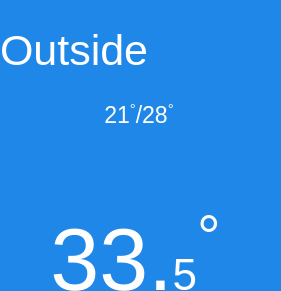
   <widget class="QFrame" name="exterior_frame">
    <property name="geometry">
     <rect>
      <x>230</x>
      <y>190</y>
      <width>281</width>
      <height>291</height>
     </rect>
    </property>
    <property name="sizePolicy">
     <sizepolicy hsizetype="Fixed" vsizetype="Fixed">
      <horstretch>0</horstretch>
      <verstretch>0</verstretch>
     </sizepolicy>
    </property>
    <property name="maximumSize">
     <size>
      <width>1000</width>
      <height>1000</height>
     </size>
    </property>
    <property name="baseSize">
     <size>
      <width>281</width>
      <height>251</height>
     </size>
    </property>
    <property name="styleSheet">
     <string notr="true"/>
    </property>
    <property name="frameShape">
     <enum>QFrame::StyledPanel</enum>
    </property>
    <property name="frameShadow">
     <enum>QFrame::Plain</enum>
    </property>
    <property name="midLineWidth">
     <number>2</number>
    </property>
    <widget class="QLabel" name="exterior_title">
     <property name="geometry">
      <rect>
       <x>0</x>
       <y>-10</y>
       <width>241</width>
       <height>121</height>
      </rect>
     </property>
     <property name="font">
      <font>
       <pointsize>32</pointsize>
       <weight>50</weight>
       <bold>false</bold>
       <kerning>true</kerning>
      </font>
     </property>
     <property name="autoFillBackground">
      <bool>false</bool>
     </property>
     <property name="styleSheet">
      <string notr="true">QLabel{background-color: transparent;color: white}</string>
     </property>
     <property name="frameShadow">
      <enum>QFrame::Plain</enum>
     </property>
     <property name="text">
      <string>Outside</string>
     </property>
     <property name="textFormat">
      <enum>Qt::AutoText</enum>
     </property>
     <property name="scaledContents">
      <bool>false</bool>
     </property>
    </widget>
    <widget class="FadingImage" name="exterior_background">
     <property name="geometry">
      <rect>
       <x>0</x>
       <y>0</y>
       <width>281</width>
       <height>291</height>
      </rect>
     </property>
     <property name="currentIndex">
      <number>0</number>
     </property>
     <widget class="QWidget" name="page_0">
      <property name="styleSheet">
       <string notr="true">background-color: rgba(30, 135, 232, 255)</string>
      </property>
      <widget class="QLabel" name="ext_bgr_0">
       <property name="geometry">
        <rect>
         <x>0</x>
         <y>0</y>
         <width>281</width>
         <height>291</height>
        </rect>
       </property>
       <property name="text">
        <string/>
       </property>
       <property name="pixmap">
        <pixmap>../../assets/weather_bgrs/valentin-muller-bWtd1ZyEy6w-unsplash.jpg</pixmap>
       </property>
       <property name="scaledContents">
        <bool>true</bool>
       </property>
      </widget>
     </widget>
     <widget class="QWidget" name="page_1">
      <property name="styleSheet">
       <string notr="true">background-color: rgba(30, 135, 232, 255)</string>
      </property>
      <widget class="QLabel" name="ext_bgr_1">
       <property name="geometry">
        <rect>
         <x>0</x>
         <y>0</y>
         <width>281</width>
         <height>291</height>
        </rect>
       </property>
       <property name="text">
        <string/>
       </property>
       <property name="scaledContents">
        <bool>true</bool>
       </property>
      </widget>
     </widget>
    </widget>
    <widget class="QWidget" name="gridLayoutWidget_4">
     <property name="geometry">
      <rect>
       <x>0</x>
       <y>80</y>
       <width>281</width>
       <height>71</height>
      </rect>
     </property>
     <layout class="QGridLayout" name="exterior_current_day_forecast_grid" columnstretch="1,2,1" columnminimumwidth="0,80,0">
      <property name="leftMargin">
       <number>2</number>
      </property>
      <property name="rightMargin">
       <number>0</number>
      </property>
      <property name="bottomMargin">
       <number>0</number>
      </property>
      <property name="horizontalSpacing">
       <number>4</number>
      </property>
      <item row="0" column="0" rowspan="2">
       <widget class="ClickableLabel" name="exterior_forecast_icon">
        <property name="sizePolicy">
         <sizepolicy hsizetype="Fixed" vsizetype="Fixed">
          <horstretch>1</horstretch>
          <verstretch>1</verstretch>
         </sizepolicy>
        </property>
        <property name="minimumSize">
         <size>
          <width>69</width>
          <height>69</height>
         </size>
        </property>
        <property name="maximumSize">
         <size>
          <width>512</width>
          <height>512</height>
         </size>
        </property>
        <property name="sizeIncrement">
         <size>
          <width>1</width>
          <height>1</height>
         </size>
        </property>
        <property name="baseSize">
         <size>
          <width>32</width>
          <height>32</height>
         </size>
        </property>
        <property name="accessibleName">
         <string notr="true"/>
        </property>
        <property name="accessibleDescription">
         <string notr="true"/>
        </property>
        <property name="layoutDirection">
         <enum>Qt::LeftToRight</enum>
        </property>
        <property name="styleSheet">
         <string notr="true">background-color:rgba(255, 255, 255, 0)</string>
        </property>
        <property name="text">
         <string/>
        </property>
        <property name="pixmap">
         <pixmap>../../../../../../resources/weather_icons/wi-day-cloudy_white.svg</pixmap>
        </property>
        <property name="scaledContents">
         <bool>false</bool>
        </property>
        <property name="alignment">
         <set>Qt::AlignCenter</set>
        </property>
       </widget>
      </item>
      <item row="0" column="1" rowspan="2">
       <widget class="QLabel" name="exterior_forecast_temps_value">
        <property name="sizePolicy">
         <sizepolicy hsizetype="Fixed" vsizetype="Fixed">
          <horstretch>0</horstretch>
          <verstretch>0</verstretch>
         </sizepolicy>
        </property>
        <property name="minimumSize">
         <size>
          <width>70</width>
          <height>0</height>
         </size>
        </property>
        <property name="font">
         <font>
          <pointsize>17</pointsize>
          <weight>50</weight>
          <bold>false</bold>
          <kerning>true</kerning>
         </font>
        </property>
        <property name="layoutDirection">
         <enum>Qt::LeftToRight</enum>
        </property>
        <property name="autoFillBackground">
         <bool>false</bool>
        </property>
        <property name="styleSheet">
         <string notr="true">QLabel{background-color: transparent;color: white}</string>
        </property>
        <property name="frameShape">
         <enum>QFrame::NoFrame</enum>
        </property>
        <property name="frameShadow">
         <enum>QFrame::Sunken</enum>
        </property>
        <property name="text">
         <string notr="true">&lt;html&gt;&lt;head/&gt;&lt;body&gt;&lt;p align=&quot;center&quot;&gt;&lt;span &gt;21&lt;/span&gt;&lt;span style=&quot;vertical-align:super;&quot;&gt;°&lt;/span&gt;&lt;span &gt;/&lt;/span&gt;&lt;span &gt;28&lt;/span&gt;&lt;span style=&quot; vertical-align:super;&quot;&gt;°&lt;/span&gt;&lt;/p&gt;&lt;/body&gt;&lt;/html&gt;</string>
        </property>
        <property name="textFormat">
         <enum>Qt::AutoText</enum>
        </property>
        <property name="scaledContents">
         <bool>false</bool>
        </property>
        <property name="alignment">
         <set>Qt::AlignLeading|Qt::AlignLeft|Qt::AlignVCenter</set>
        </property>
        <property name="indent">
         <number>-1</number>
        </property>
       </widget>
      </item>
      <item row="0" column="2">
       <spacer name="horizontalSpacer">
        <property name="orientation">
         <enum>Qt::Horizontal</enum>
        </property>
        <property name="sizeHint" stdset="0">
         <size>
          <width>40</width>
          <height>20</height>
         </size>
        </property>
       </spacer>
      </item>
     </layout>
    </widget>
    <widget class="QLabel" name="exterior_temp_value">
     <property name="geometry">
      <rect>
       <x>0</x>
       <y>150</y>
       <width>271</width>
       <height>161</height>
      </rect>
     </property>
     <property name="sizePolicy">
      <sizepolicy hsizetype="Preferred" vsizetype="Preferred">
       <horstretch>0</horstretch>
       <verstretch>0</verstretch>
      </sizepolicy>
     </property>
     <property name="minimumSize">
      <size>
       <width>180</width>
       <height>120</height>
      </size>
     </property>
     <property name="sizeIncrement">
      <size>
       <width>167</width>
       <height>179</height>
      </size>
     </property>
     <property name="baseSize">
      <size>
       <width>167</width>
       <height>169</height>
      </size>
     </property>
     <property name="font">
      <font>
       <pointsize>66</pointsize>
       <weight>50</weight>
       <bold>false</bold>
       <kerning>true</kerning>
      </font>
     </property>
     <property name="autoFillBackground">
      <bool>false</bool>
     </property>
     <property name="styleSheet">
      <string notr="true"/>
     </property>
     <property name="text">
      <string notr="true">&lt;html&gt;&lt;head/&gt;&lt;body&gt;&lt;p&gt;&lt;span style=&quot; color:#ffffff;&quot;&gt;33.&lt;/span&gt;&lt;span style=&quot; font-size:33pt; color:#ffffff;&quot;&gt;5&lt;/span&gt;&lt;span style=&quot; color:#ffffff; vertical-align:super;&quot;&gt;°&lt;/span&gt;&lt;/p&gt;&lt;/body&gt;&lt;/html&gt;</string>
     </property>
     <property name="textFormat">
      <enum>Qt::RichText</enum>
     </property>
     <property name="scaledContents">
      <bool>false</bool>
     </property>
     <property name="alignment">
      <set>Qt::AlignBottom|Qt::AlignHCenter</set>
     </property>
     <property name="wordWrap">
      <bool>false</bool>
     </property>
    </widget>
    <widget class="QLabel" name="exterior_temp_icon">
     <property name="geometry">
      <rect>
       <x>230</x>
       <y>10</y>
       <width>45</width>
       <height>81</height>
      </rect>
     </property>
     <property name="sizePolicy">
      <sizepolicy hsizetype="Fixed" vsizetype="Fixed">
       <horstretch>0</horstretch>
       <verstretch>0</verstretch>
      </sizepolicy>
     </property>
     <property name="styleSheet">
      <string notr="true">background-color:rgba(255, 255, 255, 0)</string>
     </property>
     <property name="text">
      <string notr="true"/>
     </property>
     <property name="pixmap">
      <pixmap>../../assets/weather_icons/wi-thermometer_full.svg</pixmap>
     </property>
     <property name="scaledContents">
      <bool>true</bool>
     </property>
     <property name="buddy">
      <cstring>interior_temp_icon</cstring>
     </property>
    </widget>
    <zorder>exterior_background</zorder>
    <zorder>exterior_title</zorder>
    <zorder>gridLayoutWidget_4</zorder>
    <zorder>exterior_temp_value</zorder>
    <zorder>exterior_temp_icon</zorder>
   </widget>
